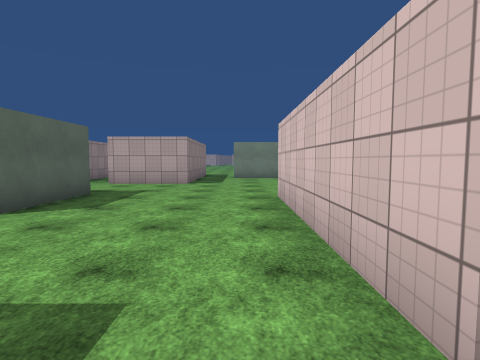
[1] (above)

24 first-person views from a walk through a scene from a Unity 3-D project. The camera is 1.5 m above the floor, tilts 4° down and sees 80° across. The floor is counted in squares, 2 m on a side. Each view is taken from the middle of a square. On the plan, view 1 faces up. The plan holds only what a view shows up to about 10 squares ahead; the rest is blank. The place goes on beyond the plan. The player is left out. Some animated figures are not drawn. Surface patterns are stand-ins for the level's own textures.

[2]
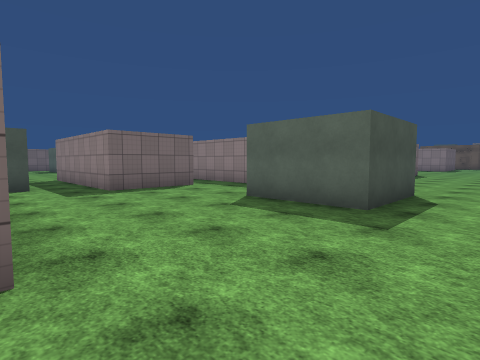

[3]
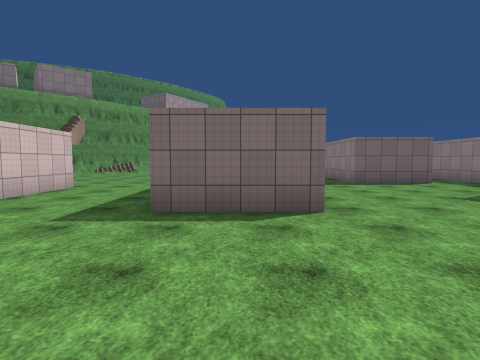

[4]
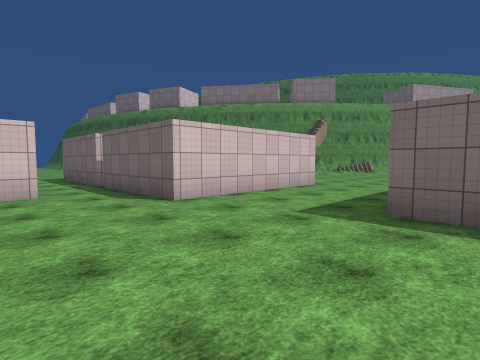

[5]
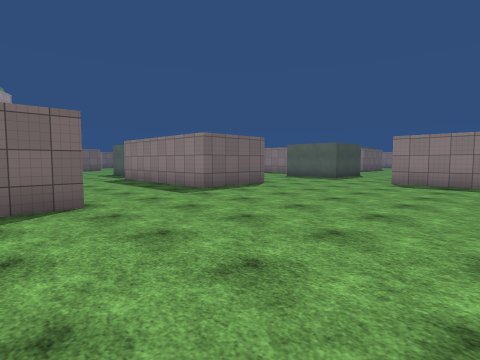

[6]
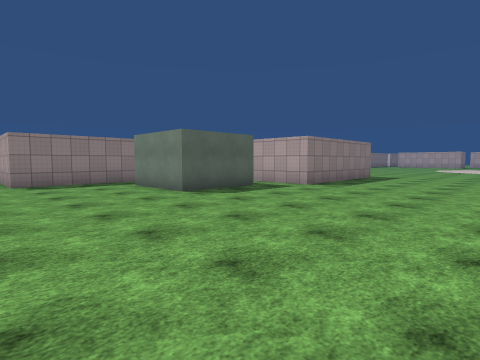

[7]
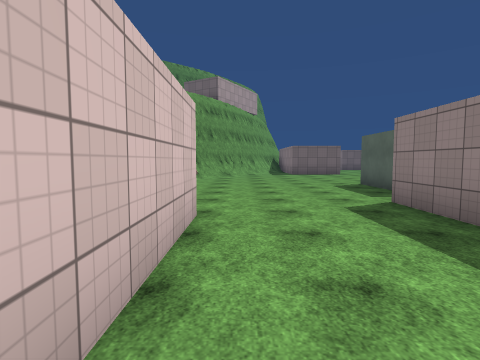

[8]
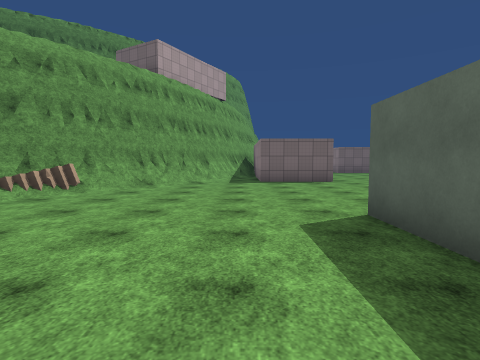

[9]
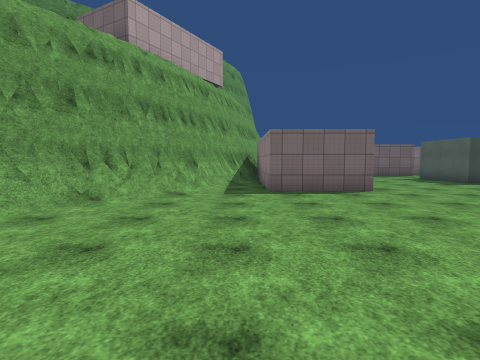

[10]
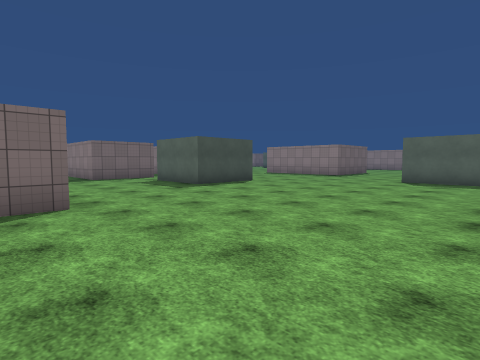

[11]
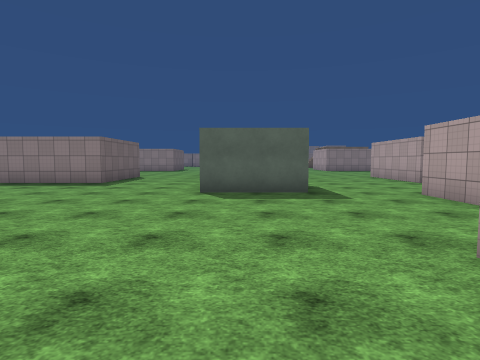

[12]
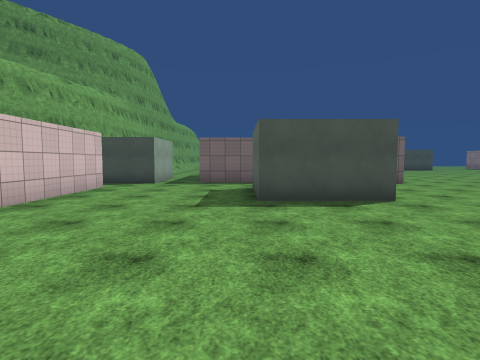

[13]
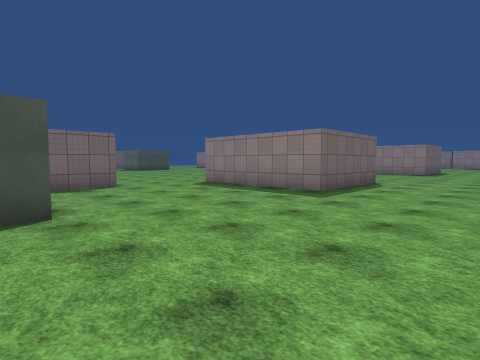

[14]
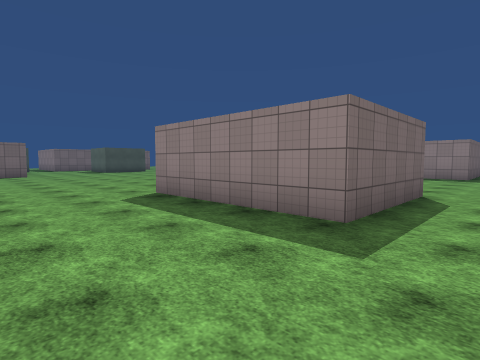

[15]
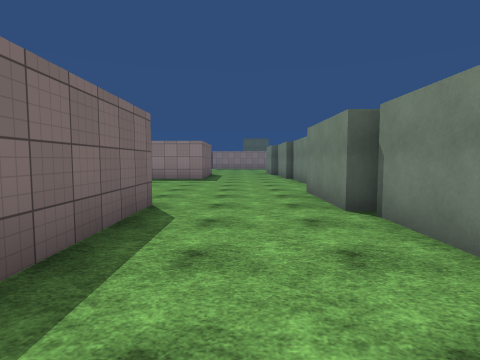

[16]
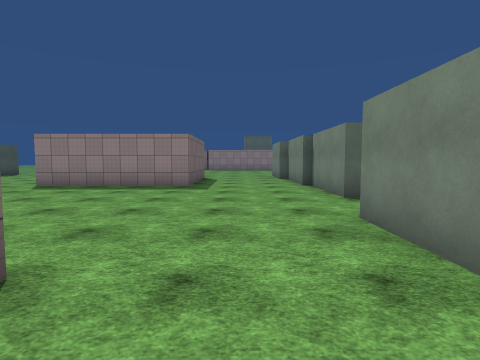

[17]
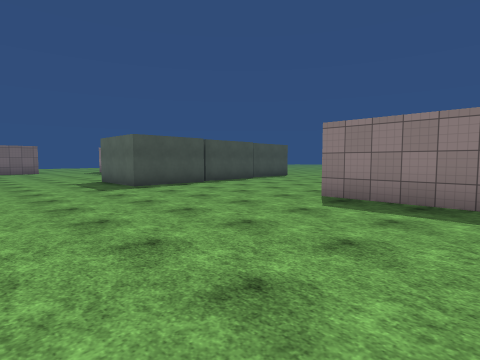

[18]
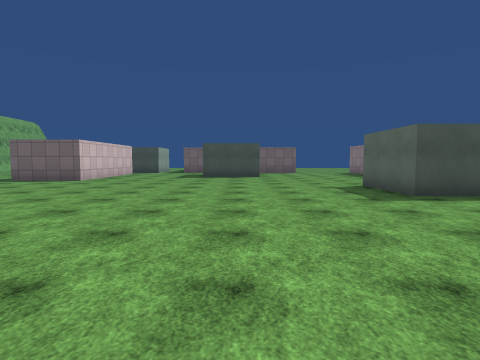

[19]
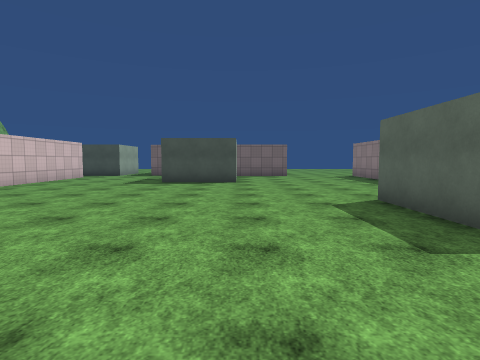

[20]
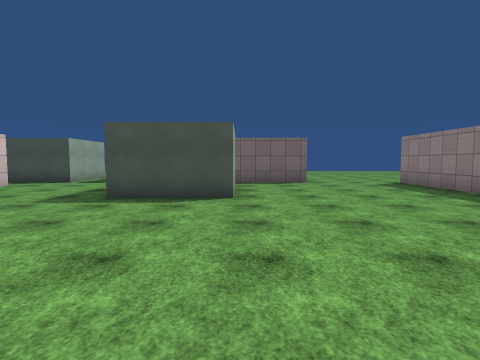

[21]
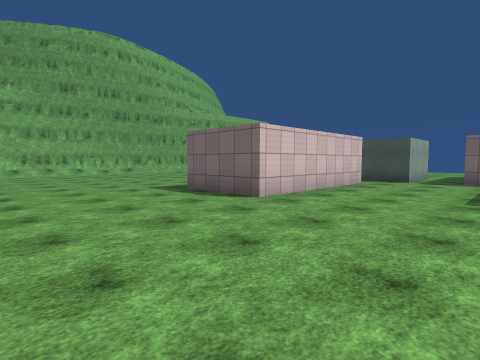

[22]
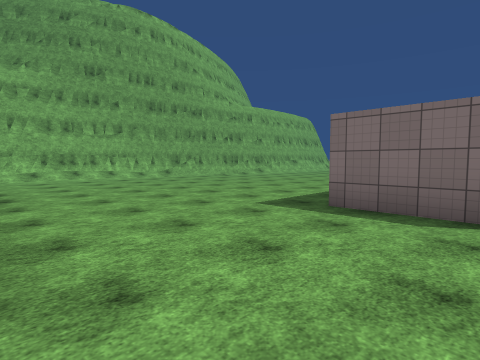

[23]
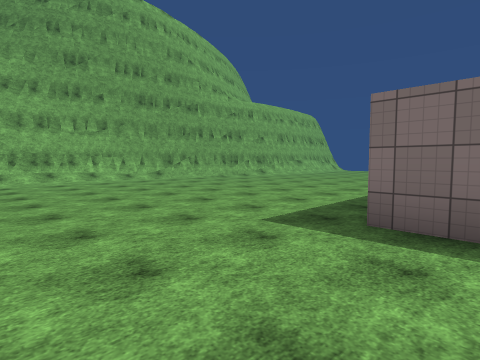

[24]
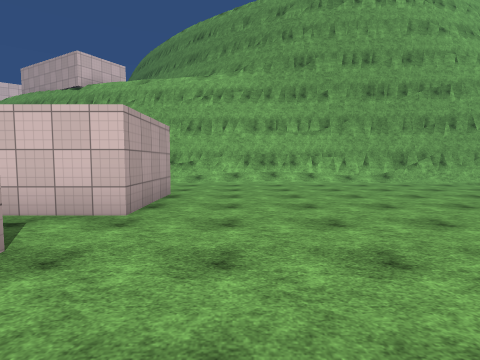

### Floor plan
Points are (right, up) in squares from view 1. A wall is a line through its corners. A room is listed if a view was taken in it or the views show most of it. See-through windows are left out.
Room 1 (view 1)
walls: (-0.4, -0.4) (0.2, -0.4); (-1.7, 0.8) (-1.7, -3.5)
ways out: opening at (-1, -3) to room 2; opening at (-0.5, 1) to room 2
Room 2 (views 2, 3, 4, 5, 6, 7, 8, 9, 10, 11, 12, 13, 14, 15, 16, 17, 18, 19, 20, 21, 22, 23, 24)
walls: (-5.9, -11.2) (-3.3, -11.2) (-3.3, -13.5); (-8.2, -15.1) (-6.6, -15.1); (-3.5, -15.5) (-1.6, -15.5); (-12.1, -7.1) (-13.9, -7.1); (-8.6, -4.4) (-8.6, -7); (-14.9, -10.5) (-11.3, -10.5) (-11.3, -15); (-14.2, -7.4) (-16.8, -7.4); (0.8, -8.9) (3.3, -8.9) (3.3, -11.8); (0.8, -14) (0.8, -10.4); (-0.3, -16) (-0.3, -15.1) (1.5, -15.1); (-6.6, -2) (-8.2, -2); (-1.6, -20.5) (-4.2, -20.5) (-4.2, -18.8); (4.3, -12) (4.6, -11.6); (4.4, -11.6) (5, -9.9); (4.5, -12) (4.7, -11.4); (4.6, -11.5) (5, -10.8); (4.8, -11.3) (5.1, -10.6) (5.4, -10.1); (4.9, -10.7) (5.2, -10.2); (5.1, -10.7) (8.3, -5.4); (5.1, -10.5) (5.5, -9.6); (-4.2, 0.8) (-1.7, 0.8); (-18.7, -6.9) (-21.4, -6.9); (5.5, -9.9) (6, -9); (-5.7, 1.6) (-5.7, -0.1); (5.6, -9.5) (6.2, -8.1); (5.6, -8.9) (7.9, -6.3); (6, -8.9) (6.6, -7.8); (2.2, -1) (2.2, -3); (0.8, 0.9) (0.8, 5.9) (3.3, 5.9) (3.3, 0.9); (6.8, -7.5) (7.8, -5.7); (2.1, -22.6) (2.1, -21.7); (-21.4, -7.1) (-23, -7.1); (2.1, -23.4) (2.1, -22.9); (8.1, -6) (8.7, -5.5); (-22.9, -10.5) (-21.4, -10.5) (-21.4, -15); (2, -25.7) (1.9, -24); (-22.1, -19.9) (-19.6, -19.9) (-19.6, -22.4); (-4.5, 6.4) (-3.3, 6.4) (-3.3, 3.9); (1.6, -26.6) (1.6, -26); (1.7, -27) (1.8, -26.4); (-10.2, -29.4) (-10.2, -24.3) (-7.6, -24.3); (1.7, -27.7) (2.1, -19.7); (6.6, 2.1) (6.6, 7.1) (8.5, 7.1); (1.2, -29.7) (1.9, -27.6); (1.5, -29.6) (1.7, -28.8); (-16.9, -29.1) (-16.9, -26.6) (-14.2, -26.6); (1.3, -29.9) (2, -26.4); (-22.3, -27.2) (-22.3, -30.5); (-1.7, 11.5) (-1.7, 9) (-4.2, 9); (2.2, 14.4) (2.2, 11.8) (-0.2, 11.8); (3.3, 17.5) (3.3, 15.6)
low walls: (4.6, -10.7) (5.1, -10); (2.5, -20.2) (2.6, -19.7); (6.3, -7.9) (6.5, -7.4); (6.8, -7.2) (7.6, -6.5); (1.7, -23.4) (1.9, -19.6); (1.8, -25.4) (1.7, -24.5); (1.1, -29.6) (1.2, -29.1)
ways out: opening at (-1, -3) to room 1; opening at (-0.5, 1) to room 1; opening at (-17.5, -8); opening at (-9, -3.5); opening at (-4, 7.5); opening at (-1, 12); opening at (1.5, 15)
objects: other object (8, -5)

Where each view was taken, in squares from view 1:
view 1: 0 up, 0 right, facing up
view 2: 8 up, 1 right, facing down-left
view 3: 10 up, 2 right, facing down
view 4: 10 up, 2 right, facing down-right
view 5: 12 up, 8 right, facing down-left
view 6: 8 up, 8 right, facing up-left
view 7: 6 up, 6 right, facing down
view 8: 1 up, 4 right, facing down
view 9: 2 down, 4 right, facing down
view 10: 4 down, 2 right, facing down-left
view 11: 6 down, 2 left, facing left
view 12: 6 down, 3 left, facing down
view 13: 7 down, 5 left, facing down-left
view 14: 9 down, 8 left, facing down-left
view 15: 9 down, 10 left, facing left
view 16: 9 down, 13 left, facing left
view 17: 12 down, 16 left, facing down-left
view 18: 14 down, 16 left, facing down
view 19: 17 down, 17 left, facing down
view 20: 21 down, 17 left, facing down
view 21: 20 down, 14 left, facing down-right
view 22: 20 down, 10 left, facing down-right
view 23: 21 down, 9 left, facing down-right
view 24: 22 down, 8 left, facing right
